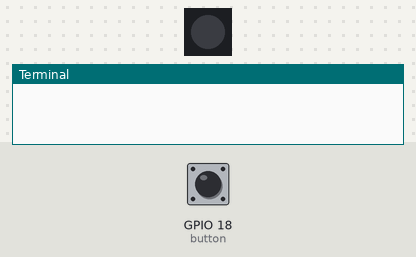
This program was run on a simulated Raspberry Pi (BCM pin numbers). Parts: 1 RGB LEDs in strip order, left to right, the last lines printed to the terminal. The inputs (shaded band) are chosen by the test bench; at power-on: GPIO 18 (button) HIGH. Dim RGB values are drawn brighter than linear; random numbers come from a fixed seed.

Above: at 1.2 s.
1.3 s: GPIO 18 (button) pulled LOW for 0.15 s
At 2.5 s:
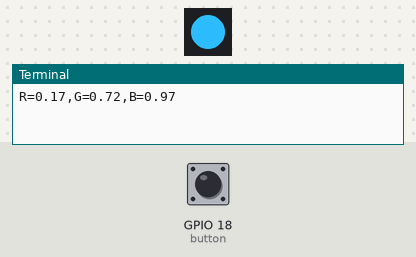
2.9 s: GPIO 18 (button) pulled LOW for 1 s
At 3.8 s:
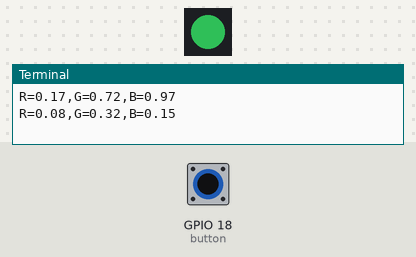
5.4 s: GPIO 18 (button) pulled LOW for 0.15 s
At 5.7 s:
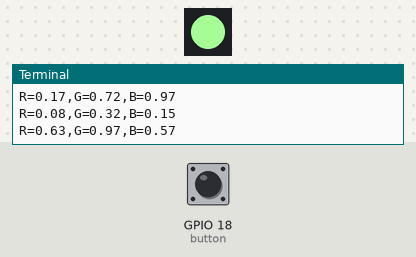
7.0 s: GPIO 18 (button) pulled LOW for 1 s
At 8.1 s:
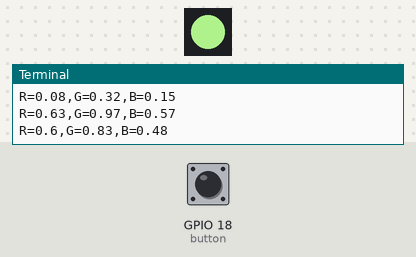
9.5 s: GPIO 18 (button) pulled LOW for 3.2 s
At 10.0 s:
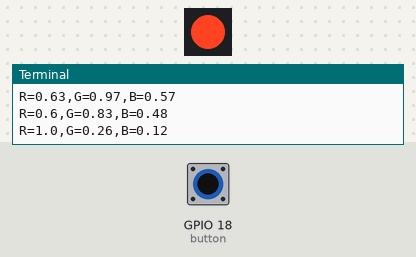
14.2 s: GPIO 18 (button) pulled LOW for 0.15 s
At 14.8 s:
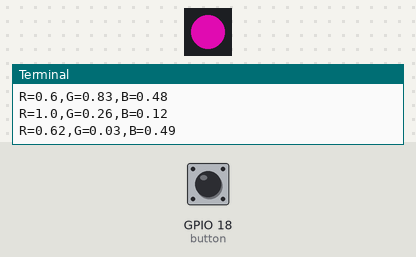
Timing chart, 0 to 16.8 s (numbered marks = the images above; inputs shaded):
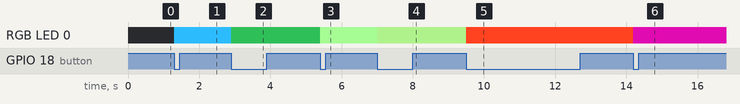

Measured:
- after the input at 1.3 s, RGB LED 0: off → RGB(43, 184, 247) at once
- after the input at 2.9 s, RGB LED 0: RGB(43, 184, 247) → RGB(20, 82, 38) at once
- after the input at 5.4 s, RGB LED 0: RGB(20, 82, 38) → RGB(161, 247, 145) at once
- after the input at 7.0 s, RGB LED 0: RGB(161, 247, 145) → RGB(153, 212, 122) at once
- after the input at 9.5 s, RGB LED 0: RGB(153, 212, 122) → RGB(255, 66, 31) at once
- after the input at 14.2 s, RGB LED 0: RGB(255, 66, 31) → RGB(158, 8, 125) at once

The program:

button_RGBLED.py
```python
#http://stupidpythonideas.blogspot.com/2013/10/why-your-gui-app-freezes.html
from gpiozero import RGBLED,Button
from time import sleep
from signal import pause
from random import randint

def user_press():
    r = randint(0,100) / 100;
    g = randint(0,100) / 100;
    b = randint(0,100) / 100;
    print("R={},G={},B={}".format(r,g,b));
    led.color = (r, g, b);

button = Button(18);
led = RGBLED(red=17, green=27, blue=22);

button.when_pressed = user_press;
pause();
```
